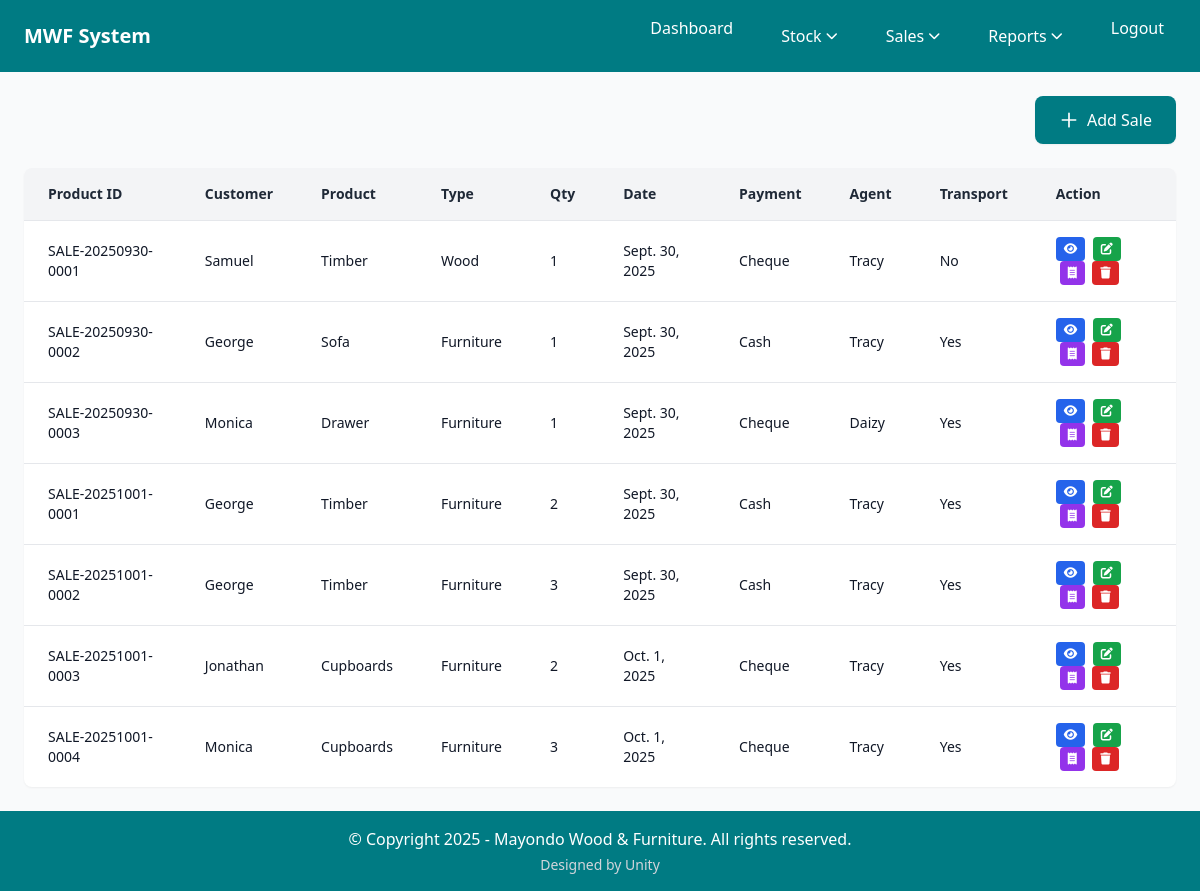
Page /saleRecord/ (signed in) on the earlier database version.
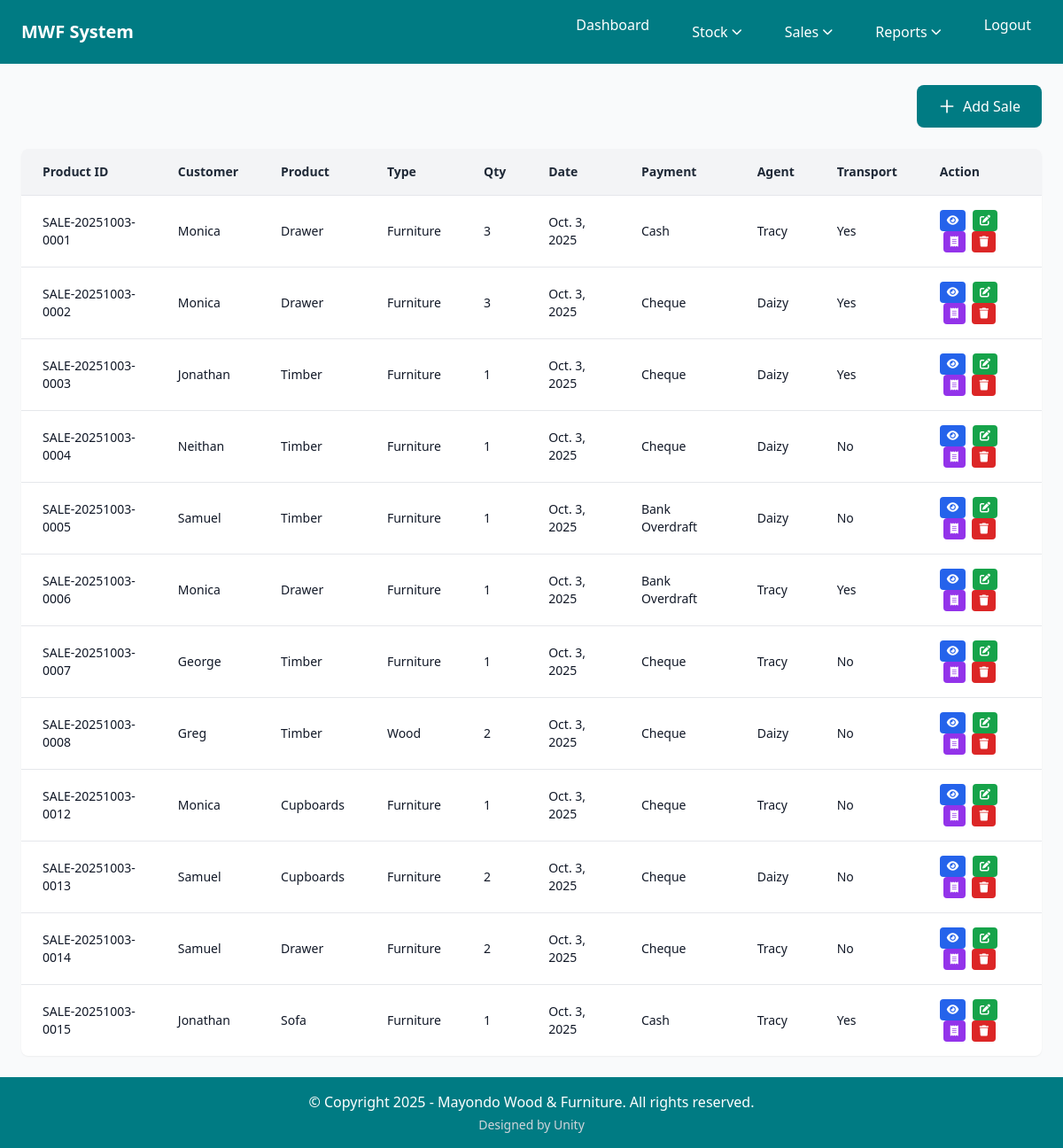
Same page on the later database version.
### home/models.py (models this page shows, shortened)
class Sale(models.Model):
    CUSTOMER_CHOICES = [('Timber', 'Timber'), ('Sofa', 'Sofa'),('Tables','Tables'),('Cupboards','Cupboards'),('Drawer','Drawer'),('Poles','Poles')]
    PRODUCT_TYPE_CHOICES = [('Wood', 'Wood'), ('Furniture', 'Furniture')]
    PAYMENT_CHOICES = [('Cash', 'Cash'), ('Cheque','Cheque'), ('Bank Overdraft','Bank Overdraft')]
    product_id = models.CharField(max_length=50, blank=True, unique=True)
    customer_name = models.CharField(max_length=100)
    product_name = models.CharField(max_length=100, choices=CUSTOMER_CHOICES,
                                   help_text="Select the product category",
                                   default='Timber')
    product_type = models.CharField(max_length=20, choices=PRODUCT_TYPE_CHOICES,
                                   help_text="Select the product type",
                                   default='Furniture')
    product_ref = models.ForeignKey(Product, on_delete=models.PROTECT, null=True, blank=True,
                                   help_text="Auto-populated from product details")
    quantity = models.IntegerField()  # Number of items sold
    date = models.DateField(null=False)  # When the sale occurred
    payment_type = models.TextField(choices = PAYMENT_CHOICES)  # How customer paid
    sales_agent = models.CharField(max_length=50)  # Employee who made the sale
    transport_required = models.BooleanField(default=False)  # Delivery needed (checkbox)

### home/views.py (the view)
# urls.py: path('saleRecord/', saleRecord, name='saleRecord'),     # View all sales
@secure_view
@login_required
@user_passes_test(is_employee_or_manager)
def saleRecord(request):
    all_Sales = Sale.objects.all()
    context = {
        "Sales" : all_Sales
    }
    return render(request, 'sales.html', context)

### home/context_processors.py (called while the page is built)
def user_roles(request):
    context = {
        'is_manager': False,
        'is_employee': False,
    }
    if request.user.is_authenticated:
        context['is_manager'] = request.user.groups.filter(name="Manager").exists()
        context['is_employee'] = request.user.groups.filter(name="Employee").exists()
    return context

### home/views.py (called while the page is built)
def is_employee_or_manager(user):
    return user.is_authenticated and user.groups.filter(name__in=['Manager', 'Employee']).exists()

def secure_view(view_func):
    @wraps(view_func)
    @never_cache
    @cache_control(no_cache=True, must_revalidate=True, no_store=True)
    def wrapper(request, *args, **kwargs):
        response = view_func(request, *args, **kwargs)
        if hasattr(response, '__setitem__'):
            response['Cache-Control'] = 'no-cache, no-store, must-revalidate, max-age=0'
            response['Pragma'] = 'no-cache'
            response['Expires'] = '0'
            response['X-Frame-Options'] = 'DENY'  # Prevent clickjacking
        return response
    return wrapper

### home/templates/sales.html (shortened to what the changed rows need)
{% extends 'base.html' %}
{% block content %}
      <section class="bg-white rounded-lg shadow-sm overflow-hidden">
        <table class="w-full border-collapse">
        <thead class="bg-gray-100">
          <tr>
            <th class="px-6 py-4 text-left text-sm font-semibold text-gray-800 border-b border-gray-200">Product ID</th>
            <th class="px-6 py-4 text-left text-sm font-semibold text-gray-800 border-b border-gray-200">Customer</th>
            <th class="px-6 py-4 text-left text-sm font-semibold text-gray-800 border-b border-gray-200">Product</th>
            <th class="px-6 py-4 text-left text-sm font-semibold text-gray-800 border-b border-gray-200">Type</th>
            <th class="px-6 py-4 text-left text-sm font-semibold text-gray-800 border-b border-gray-200">Qty</th>
            <th class="px-6 py-4 text-left text-sm font-semibold text-gray-800 border-b border-gray-200">Date</th>
            <th class="px-6 py-4 text-left text-sm font-semibold text-gray-800 border-b border-gray-200">Payment</th>
            <th class="px-6 py-4 text-left text-sm font-semibold text-gray-800 border-b border-gray-200">Agent</th>
            <th class="px-6 py-4 text-left text-sm font-semibold text-gray-800 border-b border-gray-200">Transport</th>
            <th class="px-6 py-4 text-left text-sm font-semibold text-gray-800 border-b border-gray-200">Action</th>
          </tr>
        </thead>
        <tbody class="divide-y divide-gray-200">
          {% for item in Sales %}
          <tr class="hover:bg-gray-50 transition-colors duration-150">
            <td class="px-6 py-4 text-sm text-gray-900">{{ item.product_id }}</td>
            <td class="px-6 py-4 text-sm text-gray-900">{{ item.customer_name }}</td>
            <td class="px-6 py-4 text-sm text-gray-900">{{ item.product_name }}</td>
            <td class="px-6 py-4 text-sm text-gray-900">{{ item.product_type }}</td>
            <td class="px-6 py-4 text-sm text-gray-900">{{ item.quantity }}</td>
            <td class="px-6 py-4 text-sm text-gray-900">{{ item.date }}</td>
            <td class="px-6 py-4 text-sm text-gray-900">{{ item.payment_type }}</td>
            <td class="px-6 py-4 text-sm text-gray-900">{{ item.sales_agent }}</td>
            <td class="px-6 py-4 text-sm text-gray-900">{{ item.transport_required|yesno:"Yes,No" }}</td>
            <td class="px-6 py-4 text-sm space-x-1">
              <a href="/view/{{ item.id }}" class="inline-block px-2 py-1 bg-blue-600 text-white text-xs rounded hover:bg-blue-700 transition-colors" title="View Details">
                <i class="fas fa-eye"></i>
              </a>
              <a href="/edit/{{ item.id }}" class="inline-block px-2 py-1 bg-green-600 text-white text-xs rounded hover:bg-green-700 transition-colors" title="Edit Sale">
                <i class="fas fa-edit"></i>
              </a>
              <a href="/receipt/{{ item.id }}" target="_blank" class="inline-block px-2 py-1 bg-purple-600 text-white text-xs rounded hover:bg-purple-700 transition-colors" title="Generate Receipt">
                <i class="fas fa-receipt"></i>
              </a>
              <button onclick="openDeleteModal('{{ item.id }}', '{{ item.product_name }}', '{{ item.product_id }}')" class="px-2 py-1 bg-red-600 text-white text-xs rounded hover:bg-red-700 transition-colors" title="Delete Sale">
                <i class="fas fa-trash"></i>
              </button>
            </td>
          </tr>
          {% empty %}
          <tr>
            <td colspan="10" class="px-6 py-8 text-center text-gray-500">No sales records yet. <a href="/addSale/" class="text-cordes-dark hover:underline">Add one</a></td>
          </tr>
          {% endfor %}
        </tbody>
      </table>
    </section>
{% endblock %}

Differences in the rows shown:
removed Sale: product_id "SALE-20250930-0001", customer_name "Samuel", product_name "Timber", product_type "Wood", quantity "1", date "Sept. 30, 2025", payment_type "Cheque", sales_agent "Tracy", transport_required "No"
removed Sale: product_id "SALE-20250930-0002", customer_name "George", product_name "Sofa", product_type "Furniture", quantity "1", date "Sept. 30, 2025", payment_type "Cash", sales_agent "Tracy", transport_required "Yes"
removed Sale: product_id "SALE-20250930-0003", customer_name "Monica", product_name "Drawer", product_type "Furniture", quantity "1", date "Sept. 30, 2025", payment_type "Cheque", sales_agent "Daizy", transport_required "Yes"
removed Sale: product_id "SALE-20251001-0001", customer_name "George", product_name "Timber", product_type "Furniture", quantity "2", date "Sept. 30, 2025", payment_type "Cash", sales_agent "Tracy", transport_required "Yes"
removed Sale: product_id "SALE-20251001-0002", customer_name "George", product_name "Timber", product_type "Furniture", quantity "3", date "Sept. 30, 2025", payment_type "Cash", sales_agent "Tracy", transport_required "Yes"
removed Sale: product_id "SALE-20251001-0003", customer_name "Jonathan", product_name "Cupboards", product_type "Furniture", quantity "2", date "Oct. 1, 2025", payment_type "Cheque", sales_agent "Tracy", transport_required "Yes"
removed Sale: product_id "SALE-20251001-0004", customer_name "Monica", product_name "Cupboards", product_type "Furniture", quantity "3", date "Oct. 1, 2025", payment_type "Cheque", sales_agent "Tracy", transport_required "Yes"
added Sale: product_id "SALE-20251003-0001", customer_name "Monica", product_name "Drawer", product_type "Furniture", quantity "3", date "Oct. 3, 2025", payment_type "Cash", sales_agent "Tracy", transport_required "Yes"
added Sale: product_id "SALE-20251003-0002", customer_name "Monica", product_name "Drawer", product_type "Furniture", quantity "3", date "Oct. 3, 2025", payment_type "Cheque", sales_agent "Daizy", transport_required "Yes"
added Sale: product_id "SALE-20251003-0003", customer_name "Jonathan", product_name "Timber", product_type "Furniture", quantity "1", date "Oct. 3, 2025", payment_type "Cheque", sales_agent "Daizy", transport_required "Yes"
added Sale: product_id "SALE-20251003-0004", customer_name "Neithan", product_name "Timber", product_type "Furniture", quantity "1", date "Oct. 3, 2025", payment_type "Cheque", sales_agent "Daizy", transport_required "No"
added Sale: product_id "SALE-20251003-0005", customer_name "Samuel", product_name "Timber", product_type "Furniture", quantity "1", date "Oct. 3, 2025", payment_type "Bank Overdraft", sales_agent "Daizy", transport_required "No"
added Sale: product_id "SALE-20251003-0006", customer_name "Monica", product_name "Drawer", product_type "Furniture", quantity "1", date "Oct. 3, 2025", payment_type "Bank Overdraft", sales_agent "Tracy", transport_required "Yes"
added Sale: product_id "SALE-20251003-0007", customer_name "George", product_name "Timber", product_type "Furniture", quantity "1", date "Oct. 3, 2025", payment_type "Cheque", sales_agent "Tracy", transport_required "No"
added Sale: product_id "SALE-20251003-0008", customer_name "Greg", product_name "Timber", product_type "Wood", quantity "2", date "Oct. 3, 2025", payment_type "Cheque", sales_agent "Daizy", transport_required "No"
added Sale: product_id "SALE-20251003-0012", customer_name "Monica", product_name "Cupboards", product_type "Furniture", quantity "1", date "Oct. 3, 2025", payment_type "Cheque", sales_agent "Tracy", transport_required "No"
added Sale: product_id "SALE-20251003-0013", customer_name "Samuel", product_name "Cupboards", product_type "Furniture", quantity "2", date "Oct. 3, 2025", payment_type "Cheque", sales_agent "Daizy", transport_required "No"
added Sale: product_id "SALE-20251003-0014", customer_name "Samuel", product_name "Drawer", product_type "Furniture", quantity "2", date "Oct. 3, 2025", payment_type "Cheque", sales_agent "Tracy", transport_required "No"
added Sale: product_id "SALE-20251003-0015", customer_name "Jonathan", product_name "Sofa", product_type "Furniture", quantity "1", date "Oct. 3, 2025", payment_type "Cash", sales_agent "Tracy", transport_required "Yes"
